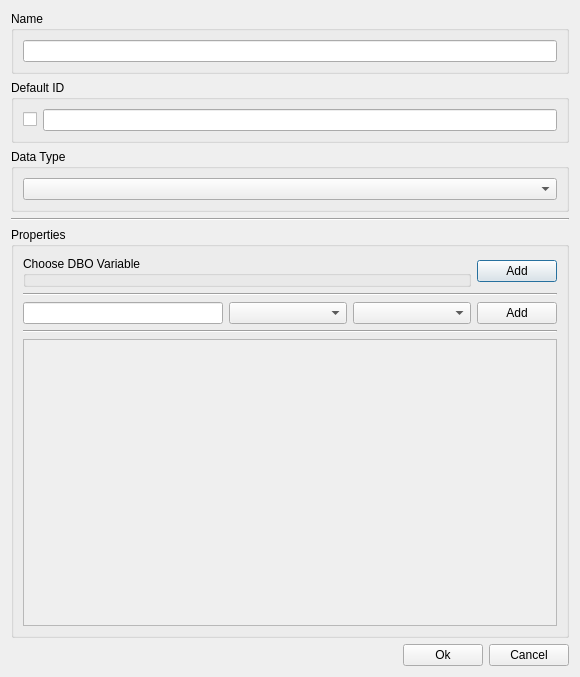
<?xml version="1.0" encoding="UTF-8"?>
<ui version="4.0">
 <class>TransformationVariableEditDialogBase</class>
 <widget class="QDialog" name="TransformationVariableEditDialogBase">
  <property name="geometry">
   <rect>
    <x>0</x>
    <y>0</y>
    <width>580</width>
    <height>677</height>
   </rect>
  </property>
  <property name="windowTitle">
   <string>Edit Transformation Variable</string>
  </property>
  <layout class="QVBoxLayout" name="verticalLayout">
   <item>
    <widget class="QGroupBox" name="groupBox">
     <property name="title">
      <string>Name</string>
     </property>
     <layout class="QVBoxLayout" name="verticalLayout_2">
      <item>
       <widget class="QLineEdit" name="name_edit_"/>
      </item>
     </layout>
    </widget>
   </item>
   <item>
    <widget class="QGroupBox" name="groupBox_4">
     <property name="title">
      <string>Default ID</string>
     </property>
     <layout class="QHBoxLayout" name="horizontalLayout_4">
      <item>
       <widget class="QCheckBox" name="default_box_">
        <property name="text">
         <string/>
        </property>
       </widget>
      </item>
      <item>
       <widget class="QLineEdit" name="default_edit_"/>
      </item>
     </layout>
    </widget>
   </item>
   <item>
    <widget class="QGroupBox" name="groupBox_2">
     <property name="sizePolicy">
      <sizepolicy hsizetype="Preferred" vsizetype="Preferred">
       <horstretch>0</horstretch>
       <verstretch>0</verstretch>
      </sizepolicy>
     </property>
     <property name="title">
      <string>Data Type</string>
     </property>
     <layout class="QHBoxLayout" name="horizontalLayout">
      <item>
       <widget class="QComboBox" name="dtype_combo_"/>
      </item>
     </layout>
    </widget>
   </item>
   <item>
    <widget class="Line" name="line_3">
     <property name="orientation">
      <enum>Qt::Horizontal</enum>
     </property>
    </widget>
   </item>
   <item>
    <widget class="QGroupBox" name="groupBox_3">
     <property name="title">
      <string>Properties</string>
     </property>
     <layout class="QVBoxLayout" name="verticalLayout_4">
      <item>
       <layout class="QHBoxLayout" name="horizontalLayout_3">
        <item>
         <widget class="DBOVariableSelectionWidget" name="dbo_widget_">
          <property name="title">
           <string>Choose DBO Variable</string>
          </property>
         </widget>
        </item>
        <item>
         <widget class="QPushButton" name="add_dbo_button_">
          <property name="sizePolicy">
           <sizepolicy hsizetype="Fixed" vsizetype="Fixed">
            <horstretch>0</horstretch>
            <verstretch>0</verstretch>
           </sizepolicy>
          </property>
          <property name="text">
           <string>Add</string>
          </property>
         </widget>
        </item>
       </layout>
      </item>
      <item>
       <widget class="Line" name="line_2">
        <property name="orientation">
         <enum>Qt::Horizontal</enum>
        </property>
       </widget>
      </item>
      <item>
       <layout class="QHBoxLayout" name="horizontalLayout_2">
        <item>
         <widget class="QLineEdit" name="prop_name_edit_">
          <property name="sizePolicy">
           <sizepolicy hsizetype="Fixed" vsizetype="Fixed">
            <horstretch>0</horstretch>
            <verstretch>0</verstretch>
           </sizepolicy>
          </property>
          <property name="minimumSize">
           <size>
            <width>200</width>
            <height>0</height>
           </size>
          </property>
         </widget>
        </item>
        <item>
         <widget class="QComboBox" name="prop_dbotype_combo_"/>
        </item>
        <item>
         <widget class="QComboBox" name="prop_dtype_combo_"/>
        </item>
        <item>
         <widget class="QPushButton" name="add_manual_button_">
          <property name="sizePolicy">
           <sizepolicy hsizetype="Fixed" vsizetype="Fixed">
            <horstretch>0</horstretch>
            <verstretch>0</verstretch>
           </sizepolicy>
          </property>
          <property name="text">
           <string>Add</string>
          </property>
         </widget>
        </item>
       </layout>
      </item>
      <item>
       <widget class="Line" name="line">
        <property name="orientation">
         <enum>Qt::Horizontal</enum>
        </property>
       </widget>
      </item>
      <item>
       <widget class="QScrollArea" name="scrollArea">
        <property name="widgetResizable">
         <bool>true</bool>
        </property>
        <widget class="QWidget" name="scrollAreaWidgetContents">
         <property name="geometry">
          <rect>
           <x>0</x>
           <y>0</y>
           <width>534</width>
           <height>281</height>
          </rect>
         </property>
         <layout class="QVBoxLayout" name="verticalLayout_3">
          <item>
           <layout class="QVBoxLayout" name="prop_layout_"/>
          </item>
          <item>
           <spacer name="verticalSpacer">
            <property name="orientation">
             <enum>Qt::Vertical</enum>
            </property>
            <property name="sizeHint" stdset="0">
             <size>
              <width>20</width>
              <height>40</height>
             </size>
            </property>
           </spacer>
          </item>
         </layout>
        </widget>
       </widget>
      </item>
     </layout>
    </widget>
   </item>
   <item>
    <layout class="QHBoxLayout" name="horizontalLayout_5">
     <item>
      <spacer name="horizontalSpacer">
       <property name="orientation">
        <enum>Qt::Horizontal</enum>
       </property>
       <property name="sizeHint" stdset="0">
        <size>
         <width>40</width>
         <height>20</height>
        </size>
       </property>
      </spacer>
     </item>
     <item>
      <widget class="QPushButton" name="ok_button_">
       <property name="text">
        <string>Ok</string>
       </property>
      </widget>
     </item>
     <item>
      <widget class="QPushButton" name="cancel_button_">
       <property name="text">
        <string>Cancel</string>
       </property>
      </widget>
     </item>
    </layout>
   </item>
  </layout>
 </widget>
 <customwidgets>
  <customwidget>
   <class>DBOVariableSelectionWidget</class>
   <extends>QGroupBox</extends>
   <header>DBOVariableSelectionWidget.h</header>
   <container>1</container>
  </customwidget>
 </customwidgets>
 <resources/>
 <connections/>
</ui>
